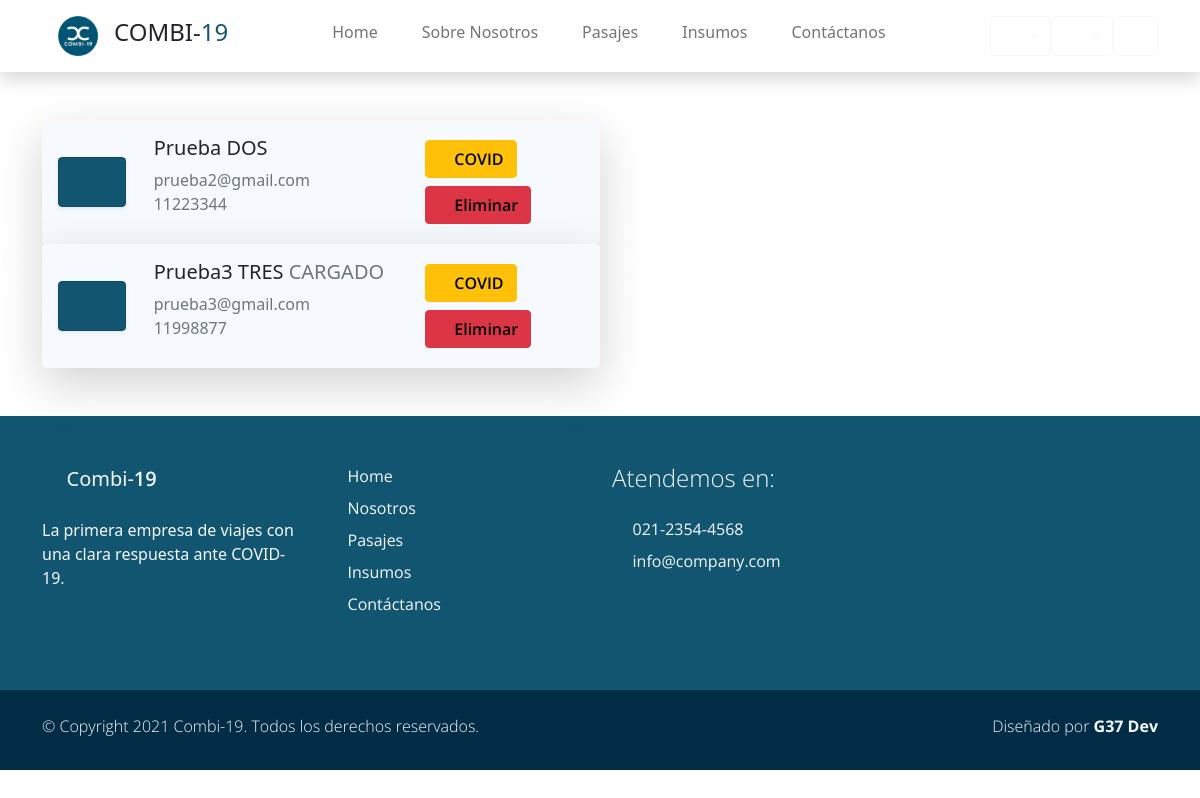
The app's page /viajes/pasajeros/1, older data.
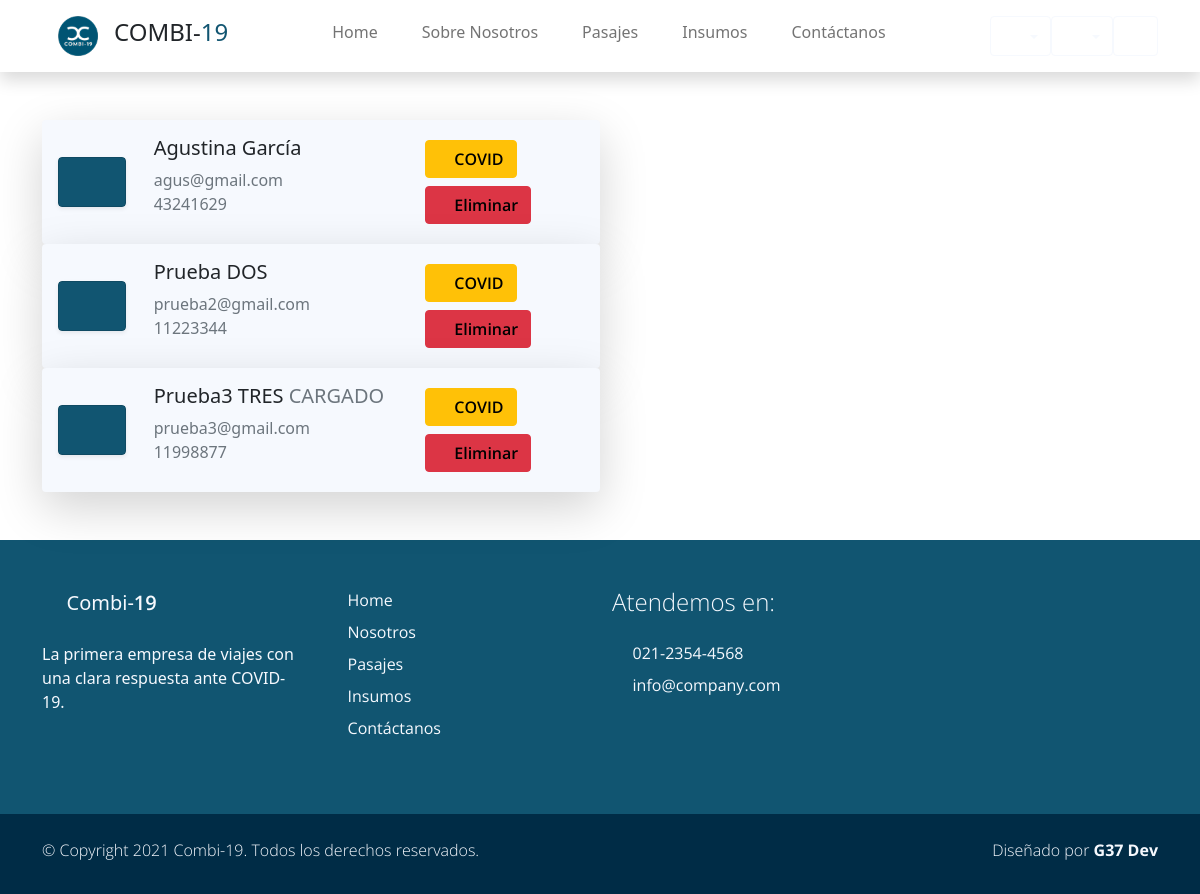
The same page, newer data.
### users/models.py (models this page shows, shortened)
class Account(AbstractBaseUser):
    email               = models.EmailField(verbose_name="email", max_length=60, unique=True)
    dni                 = models.IntegerField(verbose_name="dni", unique=True,)
    first_name          = models.CharField(max_length=30, verbose_name='Nombre')
    last_name           = models.CharField(max_length=30, verbose_name='Apellido')
    date_of_birth       = models.DateField(blank=True, null=True)
    is_GOLD             = models.BooleanField(default=False)
    _is_admin           = models.BooleanField(default=False)
    is_active           = models.BooleanField(default=True)
    is_staff            = models.BooleanField(default=False)
    _is_superuser       = models.BooleanField(default=False)
    objects = MyAccountManager()
    class Meta:
        verbose_name        = "Usuario"
        verbose_name_plural = "Usuarios"
    USERNAME_FIELD = 'email'
    REQUIRED_FIELDS = ['dni', 'first_name', 'last_name', 'date_of_birth']
    def __str__(self):
        return self.get_full_name()
    def get_full_name(self):
        return f'{self.first_name} {self.last_name}'

### users/views.py (the view)
def pasajeros_view(request, *args, **kwargs):
    viaje_id = kwargs.get("v_id")
    try:
        viaje = Viaje.objects.get(pk=viaje_id)
    except Viaje.DoesNotExist:
        return HttpResponse("Hubo un error")
    t= Account.objects.filter(testeo__in=Testeo.objects.filter(viaje=viaje))
    context = {"viaje": viaje, "testeos":t}
    return render(request, "users/pasajeros.html", context)

### carro/context_processor.py (called while the page is built)
def importe_total(request):
    total=0
    if request.user.is_authenticated:
        if 'carro' in request.session:
            for key,value in request.session['carro'].items():
                total = total +(float(value['precio']))#*value['cantidad'])
    return {'importe_total':total}

### users/templates/users/pasajeros.html (shortened to what this page needs)
{% extends 'Combi19App/base.html' %}
{% load static %}
{% block content %}
<div class="container rounded mt-5 mb-5">
{% if viaje.pasajeros.all %}
    {% for p in viaje.pasajeros.all %}
    <div class="col-xl-6 col-md-6 col-sm-12 ">
        <div  class="card bg-light border-0 shadow-lg overflow-hidden">
            <div class="card-body ">
                <div class="row">
                    <div class="col-2 my-auto">
                        <div href="#" class="card border-0 text-white shadow-sm overflow-hidden">
                            <div class="card partner-wap py-1 px-1">
                                <i class='display-6 text-white bx bx-user mx-auto'></i>
                            </div>
                        </div>
                    </div>
                    <div class=" col-6 px-3">
                        {% if p in testeos %}
                            <h5 class="h5 ">{{p}}<span class="text-muted"> CARGADO </span></h5>
                        {% else %}
                            <h5 class="h5 ">{{p}}</h5>
                        {% endif %}
                        <p class="text-muted m-0">{{p.email}}</h2>
                        <p class="text-muted m-0">{{p.dni}}</h2>
                    </div>
                    <div class="col-4">
                        <a href="{% url 'DatosCovid' v_id=viaje.id p_id=p.id %}" class="btn btn-warning my-1 semi-bold-600"><i class='bx bxs-spreadsheet mx-auto'></i> COVID</a>
                        <a href="{% url 'Eliminar Pasajero' v_id=viaje.id p_id=p.id%}" ><button class="btn btn-danger my-1 semi-bold-600" ><i class='bx bx-block mx-auto'></i> Eliminar</button></a>
                    </div>
                </div>
            </div>
        </div>
    </div>
    {% endfor %}
{% else %}
    <p>No hay pasajeros</p>
{% endif %}
</div>
{% endblock %}

Row changes from the older to the newer data that the page shows:
now on this page (row edited): Account: first_name+last_name "Agustina García", email "agus@gmail.com", dni "43241629"
